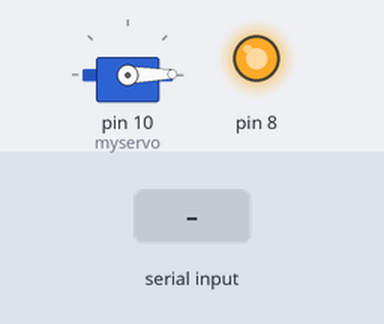
The sketch below on a simulated Arduino Uno, built with avr-gcc and run on an emulated ATmega328P. On the bench: servo, output pins drawn as LEDs (lit = HIGH). The test bench sets the inputs (shaded band). What the sketch prints to the serial monitor is not drawn.

Above: at 1.2 s.
1.3 s: "90,45\n" received over Serial
At 1.8 s:
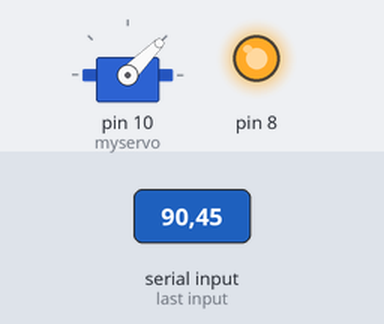
3.8 s: "30,150\n" received over Serial
At 4.6 s:
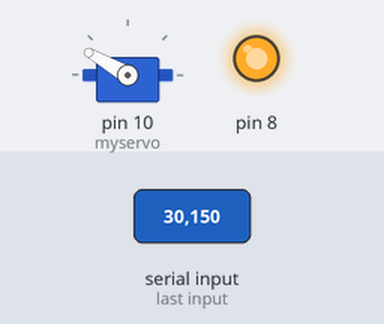
6.3 s: "200\n" received over Serial
At 6.8 s:
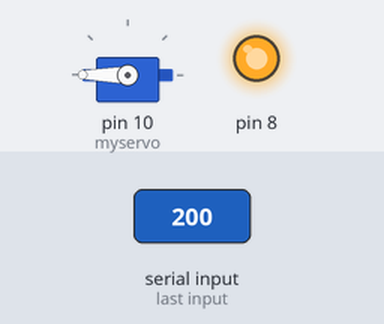
Timing chart, 0 to 9.3 s (numbered marks = the images above; inputs shaded):
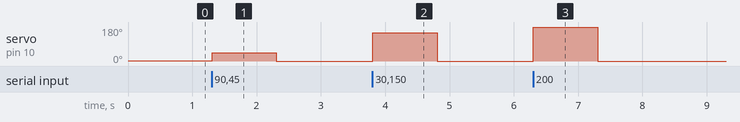

Measured:
- after the input at 1.3 s, servo on pin 10 (myservo): 1° → 45° at once, → 0° 1.0 s later
- after the input at 3.8 s, servo on pin 10 (myservo): 0° → 150° at once, → 0° 1.0 s later
- after the input at 6.3 s, servo on pin 10 (myservo): 0° → 180° at once, → 0° 1.0 s later

The sketch:

servo.ino
```cpp
#include <Servo.h>

Servo myservo;  // create servo object to control a servo
// twelve servo objects can be created on most boards

int pos = 1;    // variable to store the servo position
char a = 'G';

void setup() {
  Serial.begin(9600);
  pinMode(10, OUTPUT);
  pinMode(8, OUTPUT);
  digitalWrite(8, HIGH);
  myservo.attach(10);  // attaches the servo on pin 9 to the servo object
  myservo.write(pos);
}

void loop() {

  if(Serial.available()){
     Serial.print("i'm in\n");
     pos = Serial.parseInt();
     Serial.print(pos);
     myservo.write(pos);
  }
}
```
